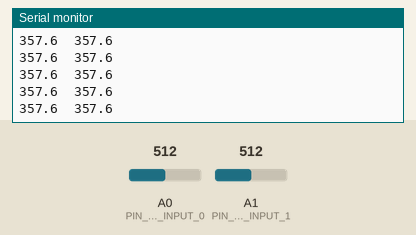
A sketch run on a simulated Arduino Uno, built with avr-gcc and run on an emulated ATmega328P. On the bench: the last lines printed to the serial monitor. Inputs (shaded band) come from the test bench; at power-on: A0 (PIN_ANALOG_INPUT_0) = 512, A1 (PIN_ANALOG_INPUT_1) = 512.

Above: at 1.2 s.
1.3 s: A0 (PIN_ANALOG_INPUT_0) set to 716
At 1.31 s:
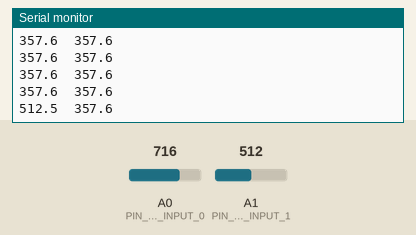
2.8 s: A1 (PIN_ANALOG_INPUT_1) set to 716
At 2.81 s:
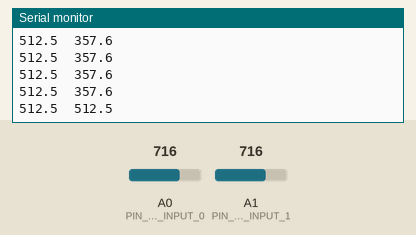
4.3 s: A0 (PIN_ANALOG_INPUT_0) set to 900
At 4.31 s:
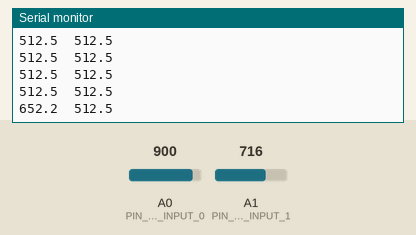
5.8 s: A1 (PIN_ANALOG_INPUT_1) set to 900
At 5.81 s:
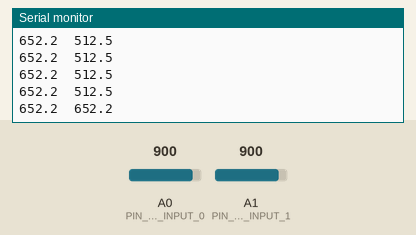
Timing chart, 0 to 8.3 s (numbered marks = the images above; inputs shaded):
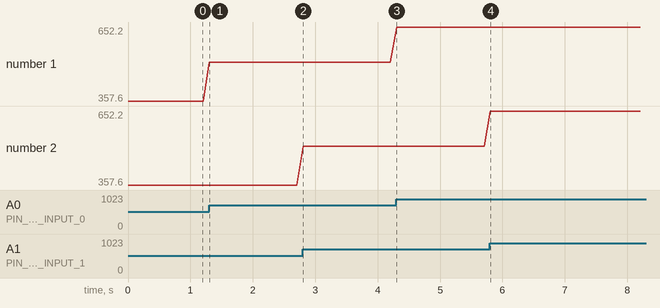

The sketch:

MPX5700AP.ino
```cpp
//空気圧センサ
//アナログピン番号
const int PIN_ANALOG_INPUT_0 = 0;
const int PIN_ANALOG_INPUT_1 = 1;
//
int rawValue_0; // A/D readings
int rawValue_1; // A/D readings
int offset = 410; // zero pressure adjust
int fullScale = 9630; // max pressure (span) adjust
float pressure_0; // final pressure
float pressure_1; // final pressure
//
unsigned long time;
unsigned long time2;
unsigned long time3;
unsigned long time4;
unsigned long time_old;

void setup() {
  Serial.begin(9600);
}

void loop() {
  rawValue_0 = 0;
  rawValue_1 = 0;
  for (int x = 0; x < 10; x++){
    rawValue_0 = rawValue_0 + analogRead(PIN_ANALOG_INPUT_0);
    rawValue_1 = rawValue_1 + analogRead(PIN_ANALOG_INPUT_1);
  }
  pressure_0 = (rawValue_0 - offset) * 700.0 / (fullScale - offset); // pressure conversion
  pressure_1 = (rawValue_1 - offset) * 700.0 / (fullScale - offset); // pressure conversion

  Serial.println("");
  Serial.print(pressure_0, 1); // one decimal places
  Serial.print("\t");
  Serial.print(pressure_1, 1); // one decimal places
  Serial.print("\n");

  //サンプリング時間の調整
  time = millis();
  time3 = time - time_old - time4; // 前回の遅れ時間
  time_old = time;                 // 次回計算用として、今回までの演算時間を格納
  time4 = 100 - time3;             // 今回のdelay時間を決定
  //Serial.println(time);
  delay(time4);
}
```

Measured:
- after the input at 1.3 s, the serial monitor: prints a new line at once (image 1)
- after the input at 2.8 s, the serial monitor: prints a new line at once (image 2)
- after the input at 4.3 s, the serial monitor: prints a new line at once (image 3)
- after the input at 5.8 s, the serial monitor: prints a new line at once (image 4)
- plotted number 1: 357.6 → 512.5 after the input at 1.3 s, 512.5 → 652.2 after the input at 4.3 s
